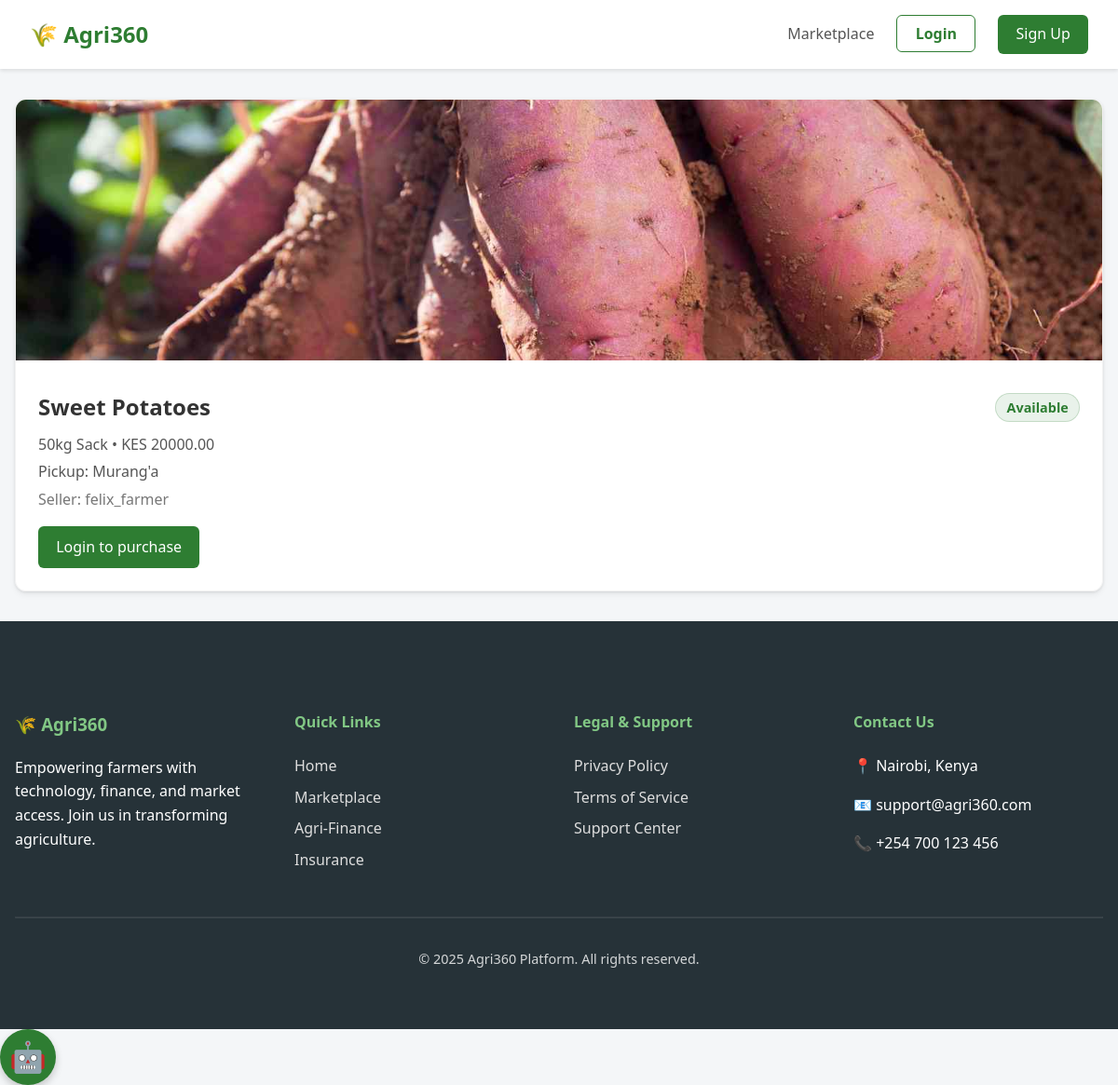
Screenshot of /market/listing/3/ with the database file from the repository.
### market/models.py (models this page shows, shortened)
class MarketListing(models.Model):
    STATUS_CHOICES = [
        ("AVAILABLE", "Available"),
        ("PROCESSING", "Processing"),
        ("SHIPPED", "Shipped"),
        ("DELIVERED", "Delivered"),
    ]
    seller = models.ForeignKey(settings.AUTH_USER_MODEL, on_delete=models.CASCADE, related_name='listings')
    crop_name = models.CharField(max_length=100)
    quantity = models.CharField(max_length=50, help_text="e.g. 90kg bag")
    price_per_unit = models.DecimalField(max_digits=10, decimal_places=2)
    location = models.CharField(max_length=255)
    pickup_point = models.CharField(max_length=255, blank=True)
    image = models.ImageField(upload_to='market_images/', blank=True, null=True)
    status = models.CharField(max_length=20, choices=STATUS_CHOICES, default="AVAILABLE")
    buyer = models.ForeignKey(
        settings.AUTH_USER_MODEL, on_delete=models.SET_NULL, null=True, blank=True, related_name='purchases'
    )
    tracking_note = models.TextField(blank=True)
    purchased_at = models.DateTimeField(null=True, blank=True)
    created_at = models.DateTimeField(auto_now_add=True)

### users/models.py (models this page shows, shortened)
class User(AbstractUser):
    class Role(models.TextChoices):
        FARMER = "FARMER", "Farmer"
        OFFICER = "OFFICER", "Extension Officer"
        ADMIN = "ADMIN", "Admin"
        SACCO_BANK = "SACCO_BANK", "SACCO/Bank"
    role = models.CharField(max_length=50, choices=Role.choices, default=Role.FARMER)
    phone_number = models.CharField(max_length=15, blank=True, null=True)
    location = models.CharField(max_length=255, blank=True, null=True)

### market/views.py (the view)
# urls.py: path('listing/<int:pk>/', ListingDetailView.as_view(), name='listing_detail'),
class ListingDetailView(DetailView):
    model = MarketListing
    template_name = 'market/listing_detail.html'
    context_object_name = 'listing'

### templates/market/listing_detail.html (shortened to what this page needs)
{% extends 'base.html' %}
{% block main_class %}container narrow{% endblock %}
{% block content %}
<section class="card" style="overflow:hidden; padding:0;">
    {% if listing.image %}
    <img src="{{ listing.image.url }}" alt="{{ listing.crop_name }}"
        style="width: 100%; max-height: 280px; object-fit: cover;">
    {% endif %}
    <div style="padding: 1.5rem;">
        <div style="display:flex; justify-content:space-between; align-items:center;">
            <h1 style="margin:0;">{{ listing.crop_name }}</h1>
            <span class="badge">{{ listing.get_status_display }}</span>
        </div>
        <p style="margin:0.5rem 0 0.25rem 0; color:#555;">{{ listing.quantity }} • KES {{ listing.price_per_unit }}</p>
        <p style="margin:0; color:#555;">Pickup: {{ listing.pickup_point|default:listing.location }}</p>
        <p style="margin:0.25rem 0 1rem 0; color:#777;">Seller: {{ listing.seller.username }}</p>
        {% if user.is_authenticated %}
        {% if listing.status == "AVAILABLE" and listing.seller != user %}
        <form method="post" action="{% url 'listing_purchase' listing.pk %}" class="form-styled"
            style="margin-bottom:1rem;">
            {% csrf_token %}
            <label>Mobile (M-Pesa)</label>
            <input type="text" name="phone" placeholder="07xx..." required>
            <small class="muted">You will get an M-Pesa prompt for KES {{ listing.price_per_unit }}.</small>
            <button type="submit" class="btn btn-primary" style="margin-top:0.5rem;">Send STK Push</button>
        </form>
        <form method="post" action="{% url 'listing_confirm' listing.pk %}" class="form-styled">
            {% csrf_token %}
            <label>Enter OTP</label>
            <input type="text" name="otp" placeholder="6-digit code" required>
            <button type="submit" class="btn btn-accent" style="margin-top:0.5rem;">Confirm Purchase</button>
        </form>
        {% elif listing.buyer == user %}
        <p><strong>You purchased this item.</strong> Status: {{ listing.get_status_display }}</p>
        {% endif %}
        {% else %}
        <a href="{% url 'login' %}?next={% url 'listing_detail' listing.pk %}" class="btn btn-primary">Login to
            purchase</a>
        {% endif %}
    </div>
</section>
{% endblock %}

### static/css/styles.css (style rules this page uses)
:root { --primary-color: #2E7D32; --secondary-color: #81C784; --accent-color: #FF6F00; --text-color: #333333; --bg-color: #f4f6f8; --card-bg: #ffffff; --font-main: 'Segoe UI', Tahoma, Geneva, Verdana, sans-serif; }
* { box-sizing: border-box; }
body { font-family: var(--font-main); background-color: var(--bg-color); color: var(--text-color); margin: 0; padding: 0; line-height: 1.6; }
.card { background: rgba(255, 255, 255, 0.95); border-radius: 12px; box-shadow: 0 4px 6px rgba(0, 0, 0, 0.05), 0 1px 3px rgba(0, 0, 0, 0.1); padding: 1.5rem; margin-bottom: 2rem; border: 1px solid rgba(0, 0, 0, 0.05); transition: transform 0.2s ease-in-out; }
.btn { display: inline-block; padding: 0.6rem 1.2rem; border-radius: 6px; text-decoration: none; font-weight: 500; cursor: pointer; transition: all 0.3s; border: none; text-align: center; }
.btn-primary { background-color: var(--primary-color); color: white; }
.badge { display: inline-block; padding: 0.2rem 0.7rem; border-radius: 999px; background: rgba(46, 125, 50, 0.1); color: var(--primary-color); font-weight: 700; font-size: 0.9rem; border: 1px solid rgba(46, 125, 50, 0.2); }

### rows the page displays
MarketListing: image (picture), crop_name "Sweet Potatoes", status "Available", quantity "50kg Sack", price_per_unit "20000.00", pickup_point "Murang'a", seller.username "felix_farmer"
